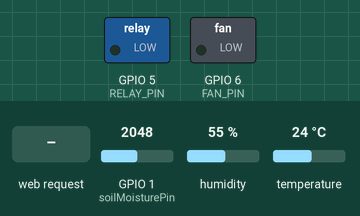
This sketch was run on a simulated ESP32-S3. On the bench: switched loads named in the sketch (green lamp = pin HIGH). The test bench sets the inputs (shaded band); at power-on: temperature 24 °C, GPIO 1 (soilMoisturePin) = 2048, humidity 55 %. What the sketch prints to the serial monitor is not drawn.

Above: at 2.8 s.
2.9 s: temperature set to 29.6 °C
5.6 s: temperature set to 30.9 °C
At 7.0 s:
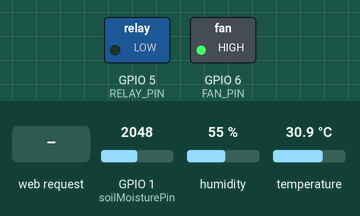
8.3 s: GPIO 1 (soilMoisturePin) set to 1671
11.2 s: GPIO 1 (soilMoisturePin) set to 1584
At 13.4 s:
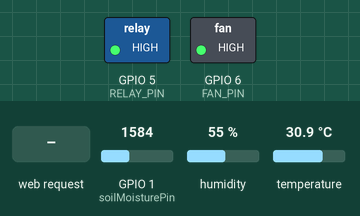
13.9 s: HTTP request GET /switch/fan?action=off received
At 15.1 s:
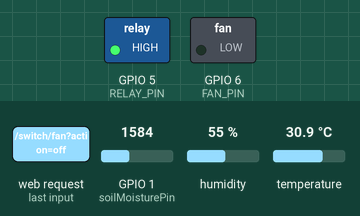
17.5 s: humidity set to 69 %
20.2 s: humidity set to 72 %
At 23.2 s:
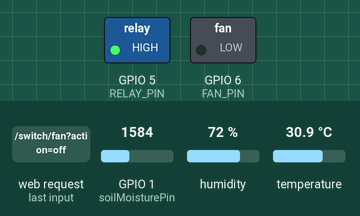
Timing chart, 0 to 24.5 s (numbered marks = the images above; inputs shaded):
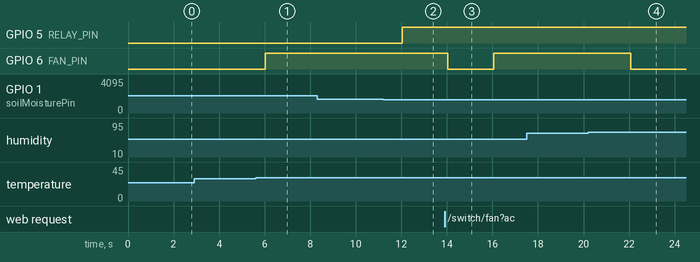

Measured:
- the behaviour switches between 30 and 30.1 °C on temperature (found by bisection; images 0 and 1)
- the behaviour switches between 1638 and 1637 on GPIO 1 (soilMoisturePin) (found by bisection; images 1 and 2)
- after the input at 2.9 s, every drawn part: stays the same
- after the input at 5.6 s, GPIO 6 (FAN_PIN): LOW → HIGH after 0.42 s
- after the input at 8.3 s, every drawn part: stays the same
- after the input at 11.2 s, GPIO 5 (RELAY_PIN): LOW → HIGH after 0.84 s
- after the input at 13.9 s, GPIO 6 (FAN_PIN): HIGH → LOW after 0.14 s, → HIGH 2.0 s later
- after the input at 17.5 s, every drawn part: stays the same
- after the input at 20.2 s, GPIO 6 (FAN_PIN): HIGH → LOW after 1.9 s

The sketch:

main.ino
```cpp
#include <WiFi.h>
#include <WebServer.h>
#include <DHT.h>

#define DHTPIN 4 // Pin for DHT sensor
#define DHTTYPE DHT22 // DHT sensor type (changed from DHT11 to DHT22)
DHT dht(DHTPIN, DHTTYPE);

const char* ssid = "esp32"; // Wi-Fi SSID
const char* password = "12345678"; // Wi-Fi password

WebServer server(80); // Web server on port 80

// Pin assignments
#define RELAY_PIN 5      // Pin controlling the relay for the water pump
#define FAN_PIN 6        // Pin controlling the fan (via MOSFET or motor driver)

// Global variables
float currentHumidity = 0.0;
float currentTemperature = 0.0;
bool fanStatus = false;
bool pumpStatus = false;

// Pin for soil moisture sensor
int soilMoisturePin = A0; // Pin for soil moisture sensor
int soilMoistureValue = 0;  // Variable to store soil moisture value
int soilMoisturePercentage = 0;  // Soil moisture as percentage

// Function to update sensor data
void updateSensorData() {
    currentHumidity = dht.readHumidity();
    currentTemperature = dht.readTemperature();

    // Read soil moisture sensor
    soilMoistureValue = analogRead(soilMoisturePin);  // Read soil moisture value
    soilMoisturePercentage = map(soilMoistureValue, 0, 4095, 0, 100); // Map to percentage
}

// Handle humidity endpoint
void handleHumidity() {
    String jsonResponse = "{\"humidity\": " + String(currentHumidity) + ", \"unit\": \"percentage\"}";
    server.send(200, "application/json", jsonResponse);
}

// Handle temperature endpoint
void handleTemperature() {
    String jsonResponse = "{\"temperature\": " + String(currentTemperature) + ", \"unit\": \"Celsius\"}";
    server.send(200, "application/json", jsonResponse);
}

// Handle fan control
void handleFanControl() {
    if (server.arg("action") == "on") {
        fanStatus = true;
        digitalWrite(FAN_PIN, HIGH); // Turn fan ON
    } else if (server.arg("action") == "off") {
        fanStatus = false;
        digitalWrite(FAN_PIN, LOW); // Turn fan OFF
    } else {
        server.send(400, "application/json", "{\"error\": \"Invalid action\"}");
        return;
    }

    String jsonResponse = "{\"message\": \"Fan turned " + String(fanStatus ? "ON" : "OFF") + "\", \"status\": " + String(fanStatus) + "}";
    server.send(200, "application/json", jsonResponse);
}

// Handle water pump control
void handlePumpControl() {
    if (server.arg("action") == "on") {
        pumpStatus = true;
        digitalWrite(RELAY_PIN, HIGH); // Turn pump ON
    } else if (server.arg("action") == "off") {
        pumpStatus = false;
        digitalWrite(RELAY_PIN, LOW); // Turn pump OFF
    } else {
        server.send(400, "application/json", "{\"error\": \"Invalid action\"}");
        return;
    }

    String jsonResponse = "{\"message\": \"Pump turned " + String(pumpStatus ? "ON" : "OFF") + "\", \"status\": " + String(pumpStatus) + "}";
    server.send(200, "application/json", jsonResponse);
}

// Handle soil moisture endpoint
void handleSoilEndpoint() {
    String response = "{";
    response += "\"soil_moisture\": \"" + String(soilMoisturePercentage) + "%%\",";
    response += "\"unit\": \"percentage\"";
    response += "}";

    server.send(200, "application/json", response);
}

// Function to control the water pump based on soil moisture
void controlWaterPump() {
    if (soilMoisturePercentage < 40) {  // If soil moisture is below 40%
        digitalWrite(RELAY_PIN, HIGH);  // Turn water pump ON
        pumpStatus = true;
    } else if (soilMoisturePercentage > 60) {  // If soil moisture is above 60%
        digitalWrite(RELAY_PIN, LOW);  // Turn water pump OFF
        pumpStatus = false;
    }
}

// Function to control the fan based on temperature and humidity
void controlFan() {
    if (currentTemperature > 30 && currentHumidity < 60) {  // If temperature > 30°C and humidity is low
        digitalWrite(FAN_PIN, HIGH);  // Turn fan ON
        fanStatus = true;
    } else if (currentTemperature < 25 || currentHumidity > 70) {  // If temperature < 25°C or humidity > 70%
        digitalWrite(FAN_PIN, LOW);  // Turn fan OFF
        fanStatus = false;
    }
}

void setup() {
    // Initialize serial communication
    Serial.begin(115200);

    // Initialize pins
    pinMode(RELAY_PIN, OUTPUT);
    pinMode(FAN_PIN, OUTPUT);

    // Turn off devices initially
    digitalWrite(RELAY_PIN, LOW);
    digitalWrite(FAN_PIN, LOW);

    // Initialize DHT sensor (DHT22)
    dht.begin();

    // Set up Wi-Fi
    WiFi.softAP(ssid, password);
    Serial.println("Access Point Started");
    Serial.print("IP Address: ");
    Serial.println(WiFi.softAPIP());

    // Define routes
    server.on("/humidity", handleHumidity);
    server.on("/temperature", handleTemperature);
    server.on("/switch/fan", handleFanControl);
    server.on("/controller/pump", handlePumpControl);
    server.on("/soil", handleSoilEndpoint); // Add soil moisture endpoint

    // Start server
    server.begin();
    Serial.println("Server started");
}

void loop() {
    // Update sensor data
    updateSensorData();

    // Control water pump based on soil moisture
    controlWaterPump();

    // Control fan based on temperature and humidity
    controlFan();

    // Handle client requests
    server.handleClient();

    // Optional delay to reduce frequency of sensor reads
    delay(2000);
}
```
